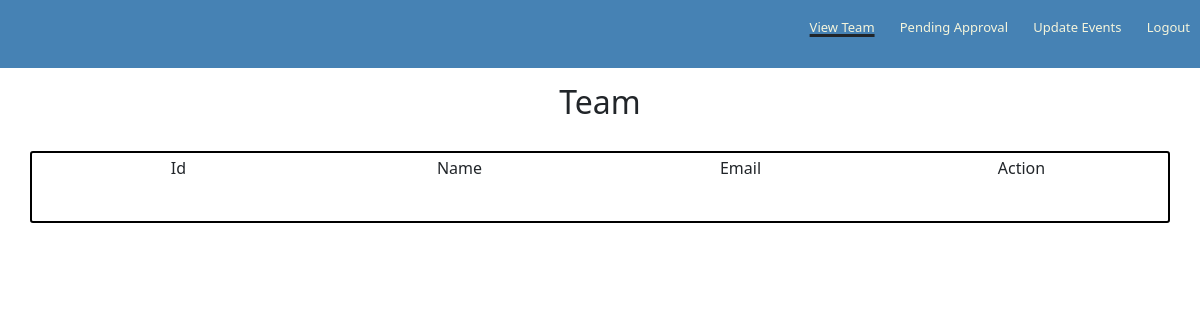
Page /viewteam on the earlier database version.
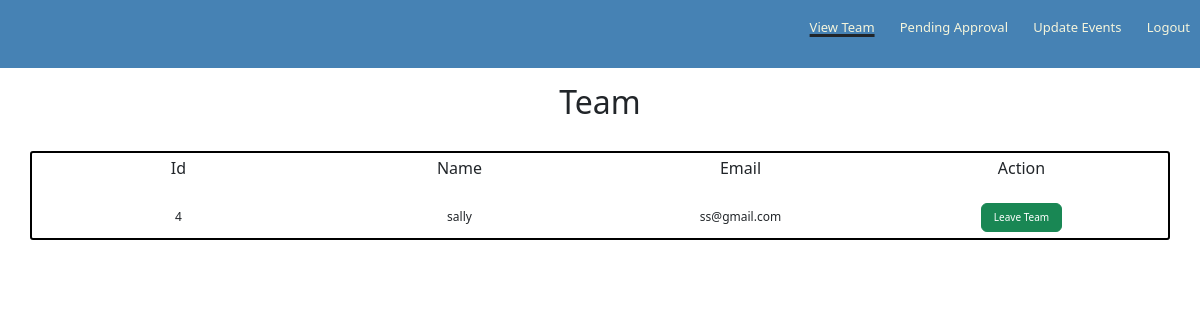
Same page on the later database version.
### app/models.py (models this page shows, shortened)
class Jointeam(db.Model):
    id = db.Column(db.Integer, primary_key=True)
    email = db.Column(db.String(128), index=True, unique=True)
    name = db.Column(db.String(128))
    approved = db.Column(db.Boolean)

### app/routes.py (the view)
@app.route('/viewteam', methods=['GET'])
def viewteam():
    mates = Jointeam.query.all()
    return render_template("viewteam.html", mates=mates, viewteam=True)

### app/templates/viewteam.html (shortened to what this page needs)
{% extends "adminbase.html" %}
{% block content %}
<h2 class="pagetitle">Team</h2>
<div class="container-holder">
    <div class="container-fluid text-center" id="container">
        <div class="row">
            <div class="col-3 d-flex text-center">
                <h6 style="margin:auto">Id</h6>
            </div>
            <div class="col-3 d-flex text-center">
                <h6 style="margin:auto">Name</h6>
            </div>
            <div class="col-3 d-flex text-center">
                <h6 style="margin:auto">Email</h6>
            </div>
            <div class="col-3 d-flex text-center">
                <h6 style="margin:auto">Action</h6>
            </div>
        </div>
        {% for mate in mates %}
        <div id={{mate.id}} class="row">
            {% if mate.approved is sameas True %}
            <div class="col-3 d-flex text-center">
                <p style="margin:auto;">{{mate.id}}</p>
            </div>
            <div class="col-3 d-flex text-center">
                <p style="margin:auto;">{{mate.name}}</p>
            </div>
            <div class="col-3 d-flex text-center">
                <p style="margin:auto;">{{mate.email}}</p>
            </div>
            <div class="col-3 d-flex text-center">
                <p style="margin:auto">
                    <button class="btn btn-success" style="font-size:10px" onclick="leaveTeam('{{mate.id}}')">Leave Team</button>
                </p>
            </div>
            {% endif %}
        </div>
        {% endfor %}
    </div>
</div>
{% endblock %}

### app/templates/adminbase.html (shortened to what this page needs)
<!DOCTYPE HTML>
<html lang="en">
    <head>
        <link rel = 'stylesheet' href = '../static/css/base.css'>
        <link rel = 'stylesheet' href = '../static/css/adminlogin.css'>
        <link rel="stylesheet" href="https://stackpath.bootstrapcdn.com/font-awesome/4.7.0/css/font-awesome.min.css">
        <link href="https://cdn.jsdelivr.net/npm/bootstrap@5.2.0/dist/css/bootstrap.min.css" rel="stylesheet"
>
    </head>
    <body>
        {% block navbar %}
            <div class="nav-links" id="nav-links">
                <ul>
                    {% if viewteam is defined %}
                    <li class="navbar active"><a href="{{ url_for('viewteam') }}">View Team</a></li>
                    {% else %}
                    <li class="navbar"><a href="{{ url_for('viewteam') }}">View Team</a></li>
                    {% endif %}
                    {% if approval is defined %}
                    <li class="navbar active"><a href="{{ url_for('approval') }}">Pending Approval</a></li>
                    {% else %}
                    <li class="navbar"><a href="{{ url_for('approval') }}">Pending Approval</a></li>
                    {% endif %}
                    {% if upevent is defined %}
                    <li class="navbar active"><a href="{{ url_for('updateevents') }}">Update Events</a></li>
                    {% else %}
                    <li class="navbar"><a href="{{ url_for('updateevents') }}">Update Events</a></li>
                    {% endif %}
                    <li class="navbar"><a href="{{ url_for('logout') }}">Logout</a></li>
                </ul>
            </div>
        {% endblock %}
        {% block content %}{% endblock %}
    </body>
</html>

### app/static/css/base.css (style rules this page uses)
body { margin:0; padding:0; font-family: 'Noto Serif', serif; }
.nav-links { font-size: 20px; background-color: steelblue; text-align: right; top: 0; width: 100%; overflow: hidden; }
.nav-links ul li.active { text-decoration-line: underline; text-decoration-thickness: 3px; }
.nav-links ul { list-style: none; }
.nav-links ul li { list-style: none; display: inline-block; padding: 10px 10px; position: relative; }
.nav-links ul li a { text-align: center; color: beige; font-size: 13px; text-decoration: none; }
.nav-links ul li::after { content: ''; width: 0%; height: 2px; background-color: lightsteelblue; display: block; margin: auto; transition: 0.5s; }
.row { margin-top: 5%; display: flex; justify-content: space-between; }

### app/static/css/adminlogin.css (style rules this page uses)
body { font-family: 'Noto Serif', serif; font-size: 12px; }
.pagetitle { text-align: center; margin-top: 15px; margin-bottom: 30px; }
.container-holder { padding-left: 30px; padding-right: 30px; padding-bottom: 20px; }
.container-fluid { border-color: black; border-width: 2px; border-style: solid; border-radius: 3px; }
.row { font-size: 12px; padding: 6px; }

Differences in the rows shown:
added Jointeam: id "4", name "sally", email "ss@gmail.com"
